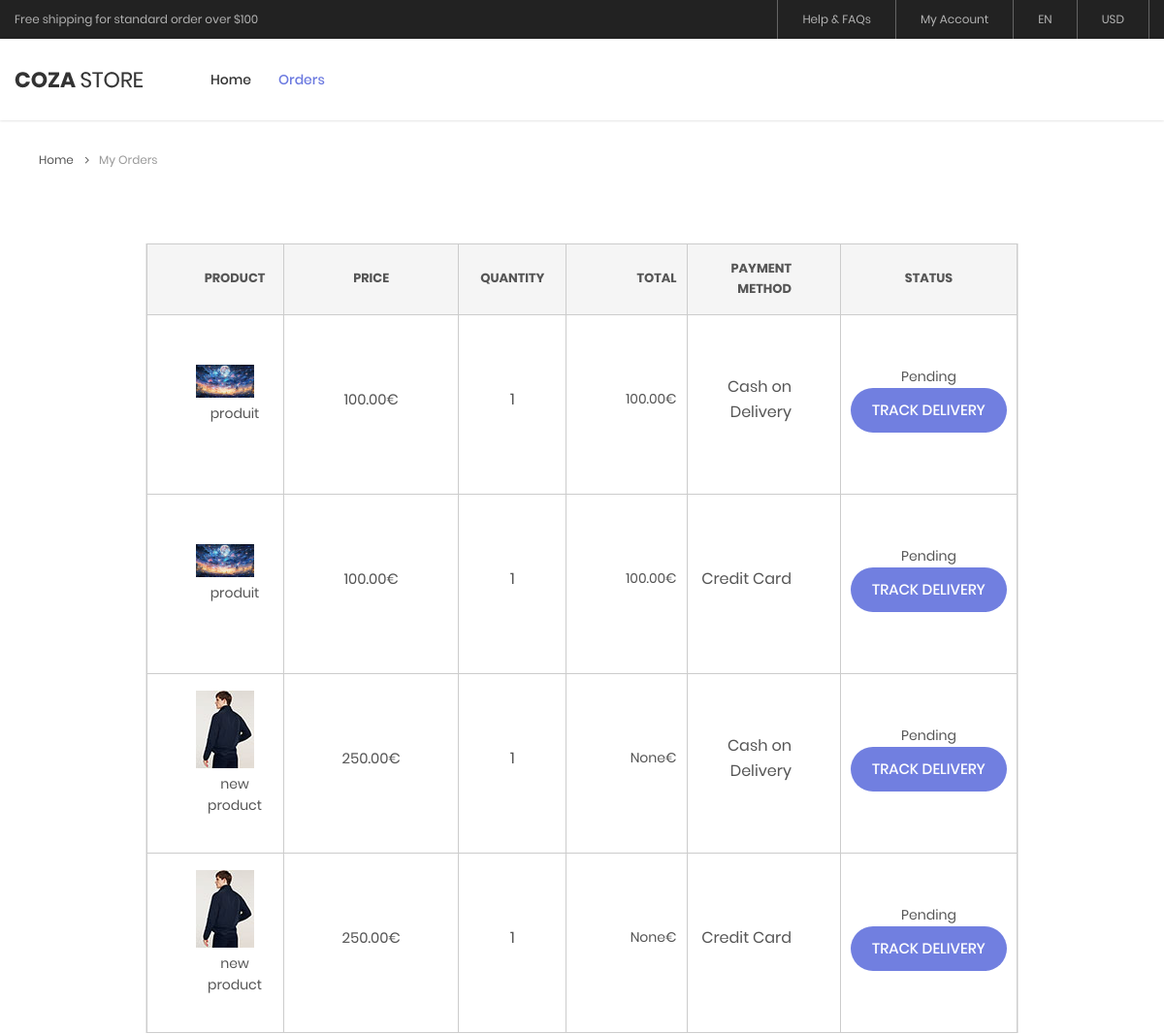
/accounts/orders/ (signed in, upper part), run on an earlier commit of the app's database.
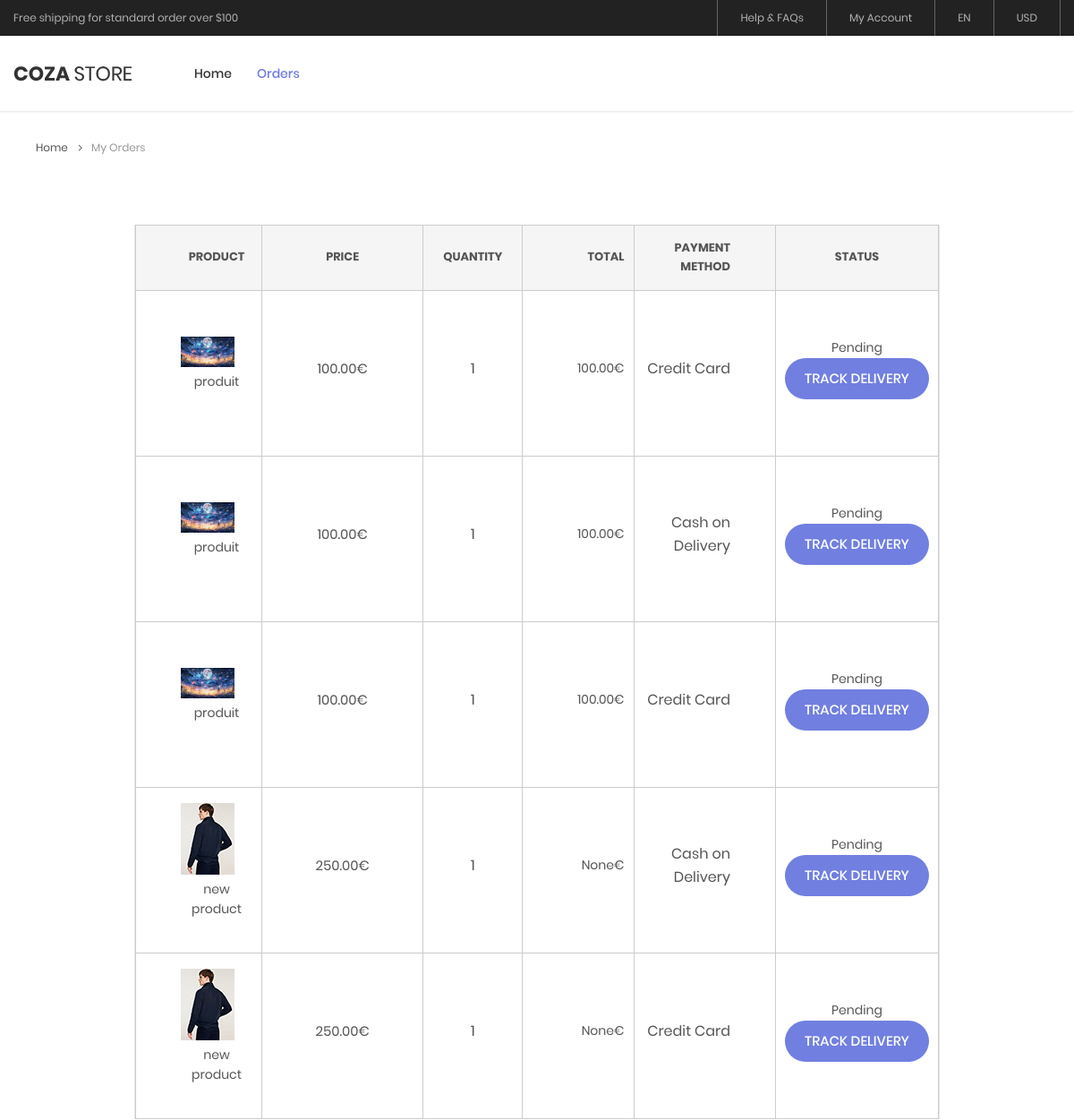
And on a later commit of the database.
### accounts/models.py (models this page shows, shortened)
class Order(models.Model):
    PAYMENT_CHOICES = (
        ('cash', 'Paiement en espèces'),
        ('card', 'Carte bancaire'),
    )
    STATUS_CHOICES = (
        ('pending', 'Pending'),
        ('processing', 'Processing'),
        ('shipped', 'Shipped'),
        ('delivered', 'Delivered'),
        ('cancelled', 'Cancelled'),
    )
    client = models.ForeignKey(
        CustomUser,
        on_delete=models.CASCADE,
        limit_choices_to={'role': 'client'},
        related_name='orders'
    )
    product = models.ForeignKey(
        'Product',
        on_delete=models.CASCADE,
        related_name='orders'
    )
    quantity = models.PositiveIntegerField()
    payment_method = models.CharField(
        max_length=10,
        choices=PAYMENT_CHOICES
    )
    location = models.CharField(max_length=255)
    total_price = models.DecimalField(
        max_digits=10,
        decimal_places=2,
        null=True,
        blank=True,
        help_text="Computed total price (quantity * product.price)"
    )
    status = models.CharField(
        max_length=20,
        choices=STATUS_CHOICES,
        default='pending'
    )
    created_at = models.DateTimeField(auto_now_add=True)
    updated_at = models.DateTimeField(auto_now=True)
    class Meta:
        ordering = ['-created_at']  # Orders by most recent first

class Product(models.Model):
    name = models.CharField(max_length=100)
    description = models.TextField()
    price = models.DecimalField(max_digits=10, decimal_places=2)
    stock = models.PositiveIntegerField()
    image = models.ImageField(upload_to='products/', blank=True, null=True)

### accounts/views.py (the view)
# urls.py: path('orders/', views.orders, name='orders'),
@login_required
def orders(request):
    if request.user.role != 'client':
        return redirect('login')
    orders = Order.objects.filter(client=request.user).order_by('-created_at')
    return render(request, 'accounts/orders.html', {'orders': orders})

### accounts/templates/accounts/orders.html (shortened to what the changed rows need)
{% load static %}
<!DOCTYPE html>
<html lang="en">
<head>
    <link rel="stylesheet" type="text/css" href="{% static 'vendor/bootstrap/css/bootstrap.min.css' %}">
    <link rel="stylesheet" type="text/css" href="{% static 'fonts/font-awesome-4.7.0/css/font-awesome.min.css' %}">
    <link rel="stylesheet" type="text/css" href="{% static 'fonts/iconic/css/material-design-iconic-font.min.css' %}">
    <link rel="stylesheet" type="text/css" href="{% static 'fonts/linearicons-v1.0.0/icon-font.min.css' %}">
    <link rel="stylesheet" type="text/css" href="{% static 'vendor/animate/animate.css' %}">
    <link rel="stylesheet" type="text/css" href="{% static 'vendor/css-hamburgers/hamburgers.min.css' %}">
    <link rel="stylesheet" type="text/css" href="{% static 'vendor/animsition/css/animsition.min.css' %}">
    <link rel="stylesheet" type="text/css" href="{% static 'vendor/select2/select2.min.css' %}">
    <link rel="stylesheet" type="text/css" href="{% static 'vendor/perfect-scrollbar/perfect-scrollbar.css' %}">
    <link rel="stylesheet" type="text/css" href="{% static 'css/util.css' %}">
    <link rel="stylesheet" type="text/css" href="{% static 'css/main.css' %}">
</head>
<body class="animsition">
    <div class="bg0 p-t-75 p-b-85">
        <div class="container">
            <div class="row">
                <div class="col-12">
                    <div class="wrap-table-shopping-cart">
                        <table class="table-shopping-cart">
                            <tr class="table_head">
                                <th class="column-1">Product</th>
                                <th class="column-2">Price</th>
                                <th class="column-3">Quantity</th>
                                <th class="column-4">Total</th>
                                <th class="column-5">Payment Method</th>
                                <th class="column-6">Status</th>
                            </tr>
                            {% if orders %}
                                {% for order in orders %}
                                    <tr class="table_row">
                                        <td class="column-1">
                                            <div class="how-itemcart1">
                                                {% if order.product.image %}
                                                    <img src="{{ order.product.image.url }}" alt="{{ order.product.name }}">
                                                {% else %}
                                                    <img src="{% static 'images/item-cart-04.jpg' %}" alt="IMG">
                                                {% endif %}
                                            </div>
                                            {{ order.product.name }}
                                        </td>
                                        <td class="column-2">{{ order.product.price }}€</td>
                                        <td class="column-3">{{ order.quantity }}</td>
                                        <td class="column-4">{{ order.total_price }}€</td>
                                        <td class="column-5">
                                            {% if order.payment_method == 'cash' %}
                                                Cash on Delivery
                                            {% else %}
                                                Credit Card
                                            {% endif %}
                                        </td>
                                        <td class="column-6">
                                            {{ order.status|title }}
                                            <a href="{% url 'track_delivery' order_id=order.id %}" class="flex-c-m stext-101 cl0 size-101 bg1 bor1 hov-btn1 p-lr-15 trans-04">
                                                Track Delivery
                                            </a>
                                        </td>
                                    </tr>
                                {% endfor %}
                            {% else %}
                                <tr>
                                    <td colspan="6" class="text-center p-t-20">No orders found.</td>
                                </tr>
                            {% endif %}
                        </table>
                    </div>
                </div>
            </div>
        </div>
    </div>
</body>
</html>

What changed in the data, as far as the page shows it:
added Order: product.image (picture), product.name "produit", product.price "100.00", quantity "1", total_price "100.00", payment_method "Credit Card", status "Pending"
